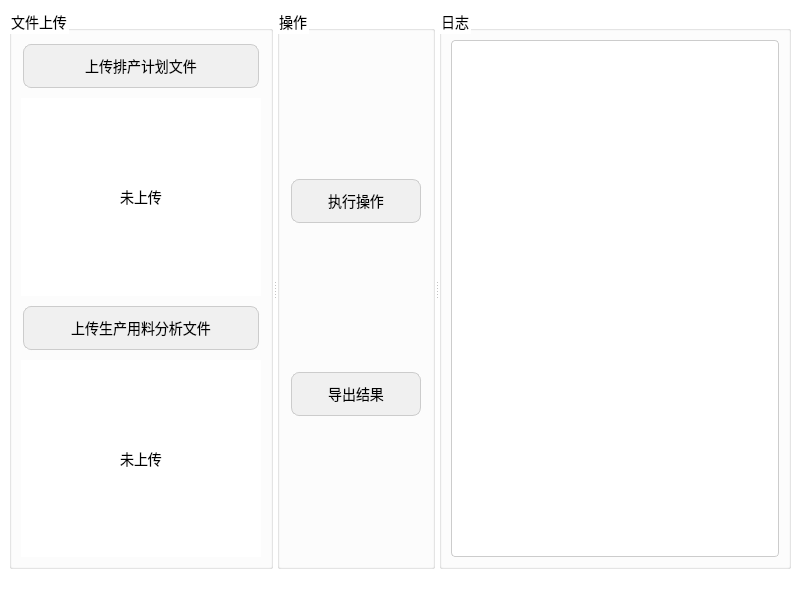
<?xml version="1.0" encoding="UTF-8"?>
<ui version="4.0" stdsetdef="1">
 <class>MainWindow</class>
 <widget class="QMainWindow" name="MainWindow">
  <property name="geometry">
   <rect>
    <x>0</x>
    <y>0</y>
    <width>800</width>
    <height>600</height>
   </rect>
  </property>
  <property name="windowTitle">
   <string>用料明细工具</string>
  </property>
  <property name="styleSheet">
   <string notr="true">
    QWidget {
        background-color: #ffffff;
        color: #000000;
        font-family: Arial, sans-serif;
        font-size: 14px;
    }

    QPushButton {
        background-color: #f0f0f0;
        color: #000000;
        border: 1px solid #ccc;
        padding: 10px 20px;
        text-align: center;
        text-decoration: none;
        font-size: 14px;
        margin: 4px 2px;
        border-radius: 8px;
    }

    QPushButton:hover {
        background-color: #e0e0e0;
    }

    QLabel {
        color: #000000;
        font-size: 14px;
        text-align: center;
    }

    QLineEdit {
        background-color: #ffffff;
        color: #000000;
        border: 1px solid #ccc;
        padding: 5px;
        border-radius: 4px;
    }

    QProgressBar {
        background-color: #ffffff;
        border: 1px solid #ccc;
        border-radius: 4px;
        text-align: center;
        color: #000000;
    }

    QProgressBar::chunk {
        background-color: #e0e0e0;
    }

    QTableWidget {
        background-color: #ffffff;
        color: #000000;
        border: 1px solid #ccc;
        padding: 5px;
        border-radius: 4px;
    }

    QTextEdit {
        background-color: #ffffff;
        color: #000000;
        border: 1px solid #ccc;
        padding: 5px;
        border-radius: 4px;
    }
   </string>
  </property>
  <widget class="QWidget" name="centralwidget">
   <layout class="QHBoxLayout" name="horizontalLayout">
    <item>
     <widget class="QSplitter" name="splitter">
      <property name="orientation">
       <enum>Qt::Horizontal</enum>
      </property>
      <widget class="QGroupBox" name="fileUploadGroupBox">
       <property name="title">
        <string>文件上传</string>
       </property>
       <layout class="QVBoxLayout" name="verticalLayout_2">
        <item>
         <widget class="QPushButton" name="uploadProductionScheduleButton">
          <property name="text">
           <string>上传排产计划文件</string>
          </property>
         </widget>
        </item>
        <item>
         <widget class="QLabel" name="productionScheduleStatusLabel">
          <property name="text">
           <string>未上传</string>
          </property>
          <property name="alignment">
           <set>Qt::AlignCenter</set>
          </property>
         </widget>
        </item>
        <item>
         <widget class="QPushButton" name="uploadMaterialAnalysisButton">
          <property name="text">
           <string>上传生产用料分析文件</string>
          </property>
         </widget>
        </item>
        <item>
         <widget class="QLabel" name="materialAnalysisStatusLabel">
          <property name="text">
           <string>未上传</string>
          </property>
          <property name="alignment">
           <set>Qt::AlignCenter</set>
          </property>
         </widget>
        </item>
       </layout>
      </widget>
      <widget class="QGroupBox" name="operationGroupBox">
       <property name="title">
        <string>操作</string>
       </property>
       <layout class="QVBoxLayout" name="verticalLayout_3">
        <item>
         <widget class="QPushButton" name="runButton">
          <property name="text">
           <string>执行操作</string>
          </property>
         </widget>
        </item>
        <item>
         <widget class="QPushButton" name="exportButton">
          <property name="text">
           <string>导出结果</string>
          </property>
         </widget>
        </item>
       </layout>
      </widget>
      <widget class="QGroupBox" name="logGroupBox">
       <property name="title">
        <string>日志</string>
       </property>
       <layout class="QVBoxLayout" name="verticalLayout_4">
        <item>
         <widget class="QTextEdit" name="logTextEdit">
          <property name="readOnly">
           <bool>true</bool>
          </property>
          <property name="styleSheet">
           <string notr="true">
            QTextEdit {
                background-color: #ffffff;
                color: #000000;
                border: 1px solid #ccc;
                padding: 5px;
                border-radius: 4px;
            }
           </string>
          </property>
         </widget>
        </item>
       </layout>
      </widget>
     </widget>
    </item>
   </layout>
  </widget>
  <widget class="QStatusBar" name="statusbar"/>
 </widget>
 <resources/>
 <connections/>
</ui>
